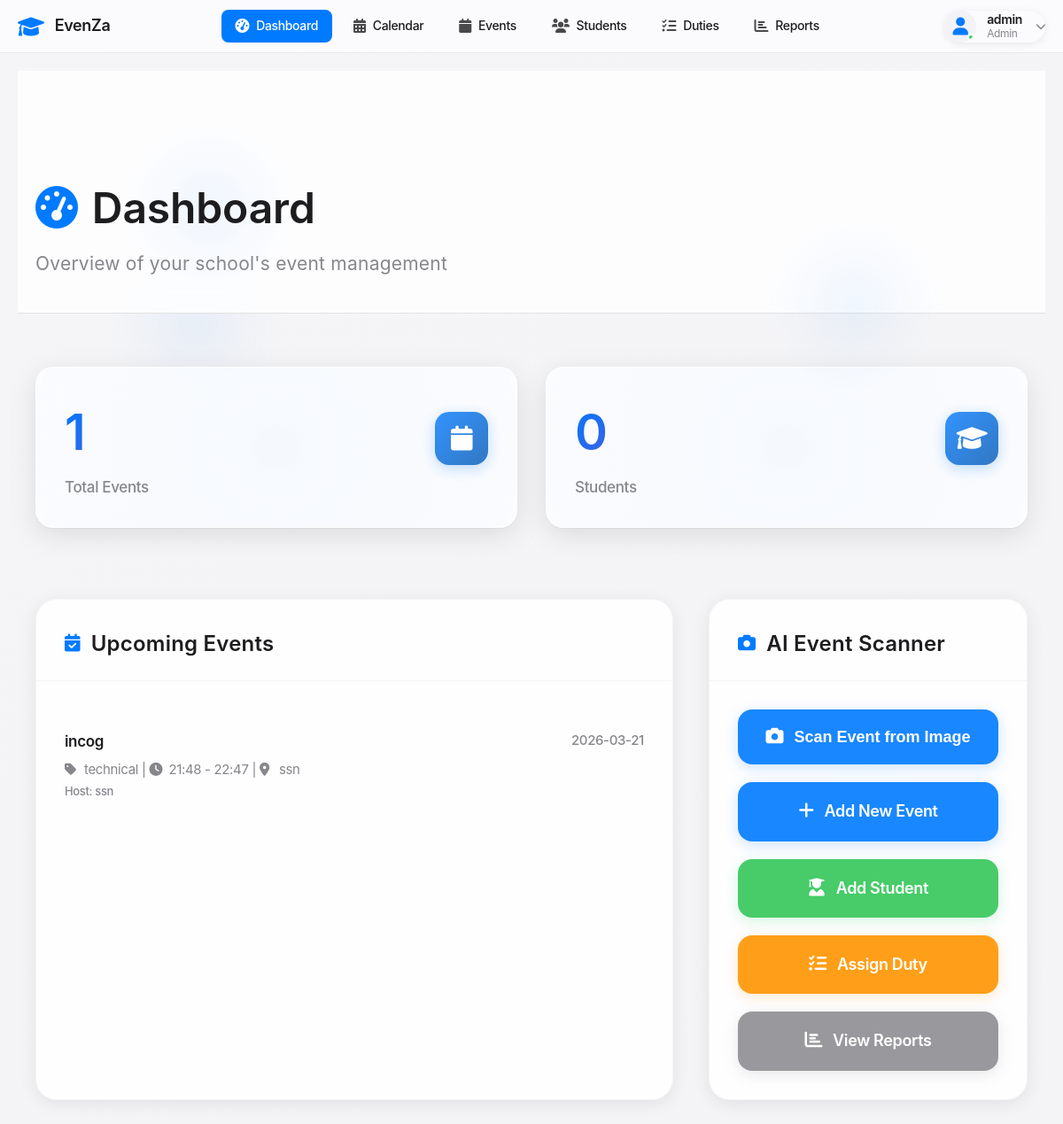
/dashboard (signed in), run on the app's committed database.
### tables this page shows
CREATE TABLE events (
            id INTEGER PRIMARY KEY AUTOINCREMENT,
            name TEXT NOT NULL,
            type TEXT NOT NULL,
            event_date DATE NOT NULL,
            start_time TIME NOT NULL,
            end_time TIME NOT NULL,
            venue TEXT NOT NULL,
            description TEXT,
            host_school TEXT NOT NULL,
            participating_schools TEXT,
            status TEXT DEFAULT 'upcoming',
            created_at TIMESTAMP DEFAULT CURRENT_TIMESTAMP
        );

### app.py (the view)
@app.route('/dashboard')
@login_required
def dashboard():
    conn = get_db_connection()
    total_events = conn.execute('SELECT COUNT(*) as count FROM events').fetchone()['count']
    total_participants = conn.execute('SELECT COUNT(*) as count FROM participants WHERE type = "student"').fetchone()['count']
    total_duty_personnel = conn.execute('SELECT COUNT(*) as count FROM duty_personnel').fetchone()['count']
    total_duties = conn.execute('SELECT COUNT(*) as count FROM duties').fetchone()['count']
    upcoming_events = conn.execute('''
        SELECT * FROM events
        WHERE event_date >= DATE('now')
        ORDER BY event_date ASC
        LIMIT 5
    ''').fetchall()
    conn.close()
    return render_template('dashboard.html',
                         total_events=total_events,
                         total_participants=total_participants,
                         total_duty_personnel=total_duty_personnel,
                         total_duties=total_duties,
                         upcoming_events=upcoming_events)

### app.py (called while the page is built)
def get_db_connection():
    conn = sqlite3.connect('events.db')
    conn.row_factory = sqlite3.Row
    return conn

def login_required(f):
    @wraps(f)
    def decorated_function(*args, **kwargs):
        if 'user_id' not in session:
            flash('Please login to access this page', 'error')
            return redirect(url_for('login'))
        return f(*args, **kwargs)
    return decorated_function

### templates/dashboard.html (shortened to what this page needs)
{% extends "base.html" %}
{% block content %}
    <div class="main-header fade-in">
        <div class="container">
            <h1><i class="fas fa-tachometer-alt"></i>Dashboard</h1>
            <p>Overview of your school's event management</p>
        </div>
    </div>
    <div class="container">
        <div class="stats-grid">
            <div class="stat-card fade-in">
                <div class="stat-card-content">
                    <div>
                        <div class="stat-number">{{ total_events }}</div>
                        <div class="stat-label">Total Events</div>
                    </div>
                    <div class="stat-icon">
                        <i class="fas fa-calendar"></i>
                    </div>
                </div>
            </div>
            <div class="stat-card fade-in">
                <div class="stat-card-content">
                    <div>
                        <div class="stat-number">{{ total_participants }}</div>
                        <div class="stat-label">Students</div>
                    </div>
                    <div class="stat-icon">
                        <i class="fas fa-graduation-cap"></i>
                    </div>
                </div>
            </div>
        </div>
        <div class="content-grid">
            <div class="apple-card fade-in">
                <div class="card-header">
                    <h2 class="card-title">
                        <i class="fas fa-calendar-check"></i>Upcoming Events
                    </h2>
                </div>
                <div class="card-body">
                    {% if upcoming_events %}
                        <ul class="event-list">
                            {% for event in upcoming_events %}
                                <li class="event-item">
                                    <div class="event-header">
                                        <div class="event-name">{{ event.name }}</div>
                                        <div class="event-date">{{ event.event_date }}</div>
                                    </div>
                                    <div class="event-details">
                                        <i class="fas fa-tag"></i>{{ event.type }} |
                                        <i class="fas fa-clock"></i>{{ event.start_time }} - {{ event.end_time }} |
                                        <i class="fas fa-map-marker-alt"></i>{{ event.venue }}
                                    </div>
                                    <div class="event-host">Host: {{ event.host_school }}</div>
                                </li>
                            {% endfor %}
                        </ul>
                    {% else %}
                        <div class="empty-state">
                            <i class="fas fa-calendar-times"></i>
                            <p>No upcoming events found.</p>
                        </div>
                    {% endif %}
                </div>
            </div>
            <div class="apple-card fade-in">
                <div class="card-header">
                    <h2 class="card-title">
                        <i class="fas fa-camera"></i>AI Event Scanner
                    </h2>
                </div>
                <div class="card-body">
                    <div class="action-buttons">
                        {% if session.role in ['admin', 'super_admin'] %}
                        <button class="action-btn" onclick="openImageScanner()">
                            <i class="fas fa-camera"></i>Scan Event from Image
                        </button>
                        <a href="{{ url_for('add_event') }}" class="action-btn">
                            <i class="fas fa-plus"></i>Add New Event
                        </a>
                        <a href="{{ url_for('add_participant') }}" class="action-btn success">
                            <i class="fas fa-user-graduate"></i>Add Student
                        </a>
                        <a href="{{ url_for('add_duty') }}" class="action-btn warning">
                            <i class="fas fa-tasks"></i>Assign Duty
                        </a>
                        {% endif %}
                        <a href="{{ url_for('reports') }}" class="action-btn secondary">
                            <i class="fas fa-chart-bar"></i>View Reports
                        </a>
                    </div>
                </div>
            </div>
        </div>
    </div>
{% endblock %}

### static/css/style.css (style rules this page uses)
* { margin: 0; padding: 0; box-sizing: border-box; }
body { font-family: -apple-system, BlinkMacSystemFont, 'Segoe UI', Roboto, Oxygen, Ubuntu, Cantarell, sans-serif; background: #f5f5f7; color: #1d1d1f; line-height: 1.47059; font-weight: 400; letter-spacing: -.022em; }
.container { max-width: 1200px; margin: 0 auto; padding: 0 20px; }
.main-header { background: rgba(255, 255, 255, 0.8); backdrop-filter: saturate(180%) blur(20px); -webkit-backdrop-filter: saturate(180%) blur(20px); border-bottom: 1px solid rgba(0, 0, 0, 0.1); padding: 120px 0 40px; margin-bottom: 60px; position: sticky; top: 60px; z-index: 100; }
.main-header h1 { font-size: 48px; font-weight: 600; letter-spacing: -.003em; margin-bottom: 12px; color: #1d1d1f; }
.main-header p { font-size: 21px; font-weight: 400; color: #86868b; letter-spacing: .011em; }
.main-header i { margin-right: 16px; color: #007aff; }
.stats-grid { display: grid; grid-template-columns: repeat(auto-fit, minmax(280px, 1fr)); gap: 24px; margin-bottom: 80px; }
.stat-card { background: linear-gradient(135deg, #ffffff 0%, #f8f9fa 100%); border-radius: 24px; padding: 32px; border: 1px solid rgba(0, 0, 0, 0.04); box-shadow: 0 4px 20px rgba(0, 0, 0, 0.08); transition: all 0.3s cubic-bezier(0.25, 0.46, 0.45, 0.94); position: relative; overflow: hidden; }
.stat-card::before { content: ''; position: absolute; top: 0; left: 0; right: 0; bottom: 0; background: linear-gradient(135deg, transparent 0%, rgba(0, 122, 255, 0.02) 100%); opacity: 0; transition: opacity 0.3s ease; }
.stat-card-content { display: flex; justify-content: space-between; align-items: center; position: relative; z-index: 2; }
.stat-number { font-size: 56px; font-weight: 600; letter-spacing: -.005em; margin-bottom: 8px; background: linear-gradient(135deg, #007aff 0%, #5856d6 100%); -webkit-background-clip: text; -webkit-text-fill-color: transparent; background-clip: text; }
.stat-label { font-size: 17px; color: #86868b; font-weight: 500; }
.stat-icon { font-size: 40px; color: #007aff; opacity: 0.8; }
.content-grid { display: grid; grid-template-columns: 2fr 1fr; gap: 40px; margin-bottom: 80px; }
.apple-card { background: rgba(255, 255, 255, 0.9); backdrop-filter: saturate(180%) blur(20px); -webkit-backdrop-filter: saturate(180%) blur(20px); border-radius: 24px; border: 1px solid rgba(0, 0, 0, 0.04); box-shadow: 0 4px 20px rgba(0, 0, 0, 0.08); overflow: hidden; transition: all 0.3s cubic-bezier(0.25, 0.46, 0.45, 0.94); }
.card-header { padding: 32px 32px 24px; border-bottom: 1px solid rgba(0, 0, 0, 0.04); }
.card-title { font-size: 24px; font-weight: 600; color: #1d1d1f; display: flex; align-items: center; letter-spacing: .009em; }
.card-title i { margin-right: 12px; color: #007aff; font-size: 20px; }
.card-body { padding: 32px; }
.event-list { list-style: none; }
.event-item { padding: 24px 0; border-bottom: 1px solid rgba(0, 0, 0, 0.04); transition: all 0.3s ease; }
.event-item:last-child { border-bottom: none; padding-bottom: 0; }
.event-header { display: flex; justify-content: between; align-items: flex-start; margin-bottom: 8px; }
.event-name { font-size: 17px; font-weight: 600; color: #1d1d1f; flex: 1; }
.event-date { font-size: 15px; color: #86868b; font-weight: 500; }
.event-details { font-size: 15px; color: #86868b; margin-bottom: 4px; }
.event-details i { margin-right: 8px; width: 14px; }
.event-host { font-size: 13px; color: #86868b; font-weight: 500; }
.action-buttons { display: flex; flex-direction: column; gap: 16px; }
.action-btn { background: #007aff; color: white; text-decoration: none; padding: 16px 24px; border-radius: 12px; font-size: 17px; font-weight: 600; text-align: center; transition: all 0.3s cubic-bezier(0.25, 0.46, 0.45, 0.94); border: none; cursor: pointer; position: relative; overflow: hidden; }
.action-btn::before { content: ''; position: absolute; top: 0; left: -100%; width: 100%; height: 100%; background: linear-gradient(90deg, transparent, rgba(255, 255, 255, 0.2), transparent); transition: left 0.6s; }
.action-btn.success { background: #34c759; }
.action-btn.warning { background: #ff9500; }
.action-btn.secondary { background: #8e8e93; }
.action-btn i { margin-right: 8px; }
.fade-in { opacity: 0; transform: translateY(30px); animation: fadeInUp 0.8s cubic-bezier(0.25, 0.46, 0.45, 0.94) forwards; }
.fade-in:nth-child(1) { animation-delay: 0.1s; }
.fade-in:nth-child(2) { animation-delay: 0.2s; }

### data on the page
events: name "incog", event_date "2026-03-21", type "technical", start_time "21:48", end_time "22:47", venue "ssn", host_school "ssn"

### other printed values
{{ session.username }} "admin"
{{ session.role|capitalize|replace('_', ' ') }} "Admin"
{{ total_events }} "1"
{{ total_participants }} "0"
